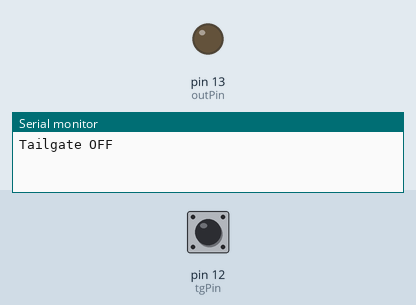
This sketch was run on a simulated Arduino Nano, built with avr-gcc and run on an emulated ATmega328P. On the bench: output pins drawn as LEDs (lit = HIGH), the last lines printed to the serial monitor. Inputs (shaded band) come from the test bench; at power-on: pin 12 (tgPin) HIGH.

Above: at 1.2 s.
1.3 s: pin 12 (tgPin) pulled LOW for 0.15 s
At 1.8 s:
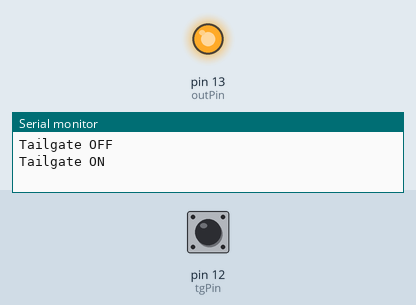
4.3 s: pin 12 (tgPin) pulled LOW for 3.2 s
At 8.9 s:
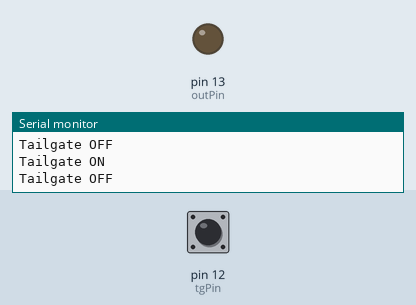
Timing chart, 0 to 10.4 s (numbered marks = the images above; inputs shaded):
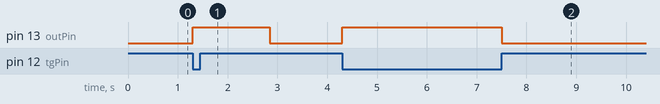

Measured:
- after the input at 1.3 s, pin 13 (outPin): LOW → HIGH at once, → LOW 1.6 s later
- after the input at 4.3 s, pin 13 (outPin): LOW → HIGH at once, → LOW 3.2 s later

The sketch:

tailgateIO.ino
```cpp
/*
  Tailgating Digital I/O with 1.5s output pulse

  This program will send a digital output signal (5V) on Pin D13 and
  illuminate the onboard LED labeled "L" for 1.5 seconds when it
  receives an input signal on Pin D12.

  *** NOTE ***
  The input pin on D12 is set to PULLUP, meaning it is inverted logic:
    - Unlike using just an INPUT pin mode, no pull-down resistor is needed
    - The Nano's internal 20K-ohm resistor is pulled UP to 5V
    - This causes the input to read HIGH when the switch is open,
    and LOW when it is closed.
    - This is a more reliable method because an accidental grounding
    of the wire will not trigger a false positive.

  The tailgate signal will come from the gate's 24V digital output and be passed
  to pin D12 via an optocoupler. When the gate's output is active,
  the switch will close on the microcontroller side and the microcontroller
  will read a LOW signal:
    - When pin 12 is LOW, tailgate signal received
    - When tailgate signal received, pulse D13 output for 1.5 second and
    light the onboard "L" LED for 1.5 second

  * * HARDWARE * *
    - Arduino Nano (or similar) with ATmega+328P chip
    - Optocoupler 817C Module
    - Magnetic Access gate with MGC
    - Whatever device/IoT board needed to receive the 1.5s pulse

  * * CIRCUIT * *
  Nano D12 -> Optocoupler V1
  Nano GND -> Optocoupler G (on output side)
  Nano D13 -> IoT device input terminal
  Nano GND -> IoT device Ground terminal
  MGC DOut1 -> Optocoupler IN1
  MDC 0V -> Optocoupler G (on input side)

  Version: 1.0.0
  Created 2025-09-25
  by Steph Ostapovitch
  steph@stostx.ca
*/

const int tgPin = 12;
const int outPin = 13;

int lastTGState = 0;


void setup() {

  pinMode(tgPin, INPUT_PULLUP);
  pinMode(outPin, OUTPUT);
  pinMode(LED_BUILTIN, OUTPUT);

  Serial.begin(9600);
}


void loop() {
  // read initial state
  int tgState = digitalRead(tgPin);

  if (lastTGState != tgState) {
    // tg state is LOW, input is ON
    if (tgState == LOW) {
      Serial.println("Tailgate ON");
      digitalWrite(LED_BUILTIN, HIGH);
      digitalWrite(outPin, HIGH);
      delay(1500);
    } else {
      // tg state is HIGH, input is OFF
      digitalWrite(LED_BUILTIN, LOW);
      digitalWrite(outPin, LOW);
      Serial.println("Tailgate OFF");
    }
    // small delay to avoid bouncing
    delay(50);
  }

  // set the state for the next loop
  lastTGState = tgState;
}
```
